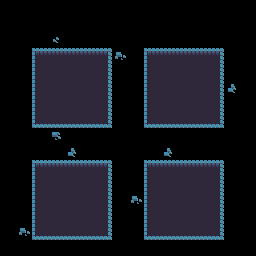

This is a level from a 2D game, rendered from its Tiled map with the project's own tilesets. A one-line summary and the complete map file follow:
An orthogonal 16x16 tile map with 16x16 px tiles, 1 tile layer (Layout), 3 tilesets.

<map version="1.0" tiledversion="1.1.2" orientation="orthogonal" renderorder="right-down" width="16" height="16" tilewidth="16" tileheight="16" infinite="0" nextobjectid="1">
 <tileset firstgid="1" source="world1_tileset.tsx" />
 <tileset firstgid="241" source="world1_doors_front.tsx" />
 <tileset firstgid="385" source="world1_doors_side.tsx" />
 <layer name="Layout" width="16" height="16">
  <data encoding="csv">
0,0,0,0,0,0,0,0,0,0,0,0,0,0,0,0,
0,0,0,0,0,0,0,0,0,0,0,0,0,0,0,0,
0,0,0,187,0,0,0,0,0,0,0,0,0,0,0,0,
0,0,1,2,2,2,3,185,0,1,2,2,2,3,0,0,
0,0,25,26,26,26,27,0,0,25,26,26,26,27,0,0,
0,0,25,26,26,26,27,0,0,25,26,26,26,27,186,0,
0,0,25,26,26,26,27,0,0,25,26,26,26,27,0,0,
0,0,49,50,50,50,51,0,0,49,50,50,50,51,0,0,
0,0,0,184,0,0,0,0,0,0,0,0,0,0,0,0,
0,0,0,0,186,0,0,0,0,0,186,0,0,0,0,0,
0,0,1,2,2,2,3,0,0,1,2,2,2,3,0,0,
0,0,25,26,26,26,27,0,0,25,26,26,26,27,0,0,
0,0,25,26,26,26,27,0,185,25,26,26,26,27,0,0,
0,0,25,26,26,26,27,0,0,25,26,26,26,27,0,0,
0,185,49,50,50,50,51,0,0,49,50,50,50,51,0,0,
0,0,0,0,0,0,0,0,0,0,0,0,0,0,0,0
</data>
 </layer>
</map>
